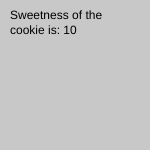
Frame 1 (no input)
Frame 60 (no input): identical to frame 1, image omitted
Frame 120 (the mouse pressed at the canvas centre since frame 60): identical to frame 1, image omitted

The p5.js sketch that drew this single still picture (run headless with seeded random() and noise() and a simulated clock; from frame 60 on, the mouse is pressed at the canvas centre):

// p5.js sketch
// ── sketch.js
// Simple demo of defining an object in a class.
let myCookie;

function setup(){
  createCanvas(150, 150);
  
  // Create a new cookie with sweetness 10 and no icing.
  myCookie = new Cookie(10, false);

  // Use console.log to show some information about the cookie
  console.log("Baked: " + myCookie.isBaked);
  
  // Bake the cookie
  myCookie.bake();  

  // Now the cookie is baked
  console.log("Baked: " + myCookie.isBaked);
}

function draw(){
  background(200);

  // Display the sweetness of the cookie.
  text("Sweetness of the cookie is: " + myCookie.taste(),
    10, 10, 130, 130);
}
// ── Cookie.js
class Cookie {  
  // The constructor is a special function that creates a new object.
  // This constructor takes two arguments: one for the sweetness
  // and one for whether the cookie has icing or not.
  constructor(sweetness, icing){
    // The 'this' keyword refers to the newly created object.
    // Here, we are storing some data inside the object.
    this.sweetness = sweetness;
    this.hasIcing = icing;
    this.isBaked = false;
  }
  
  // The class definition also specifies what functions objects have
  bake(){
    // Functions can reference data inside the object with 'this'
    this.isBaked = true;
  }
  
  // The functions of the class can also return values.
  // This function returns the sweetness of the cookie.
  taste(){
    return this.sweetness;
  }
}
